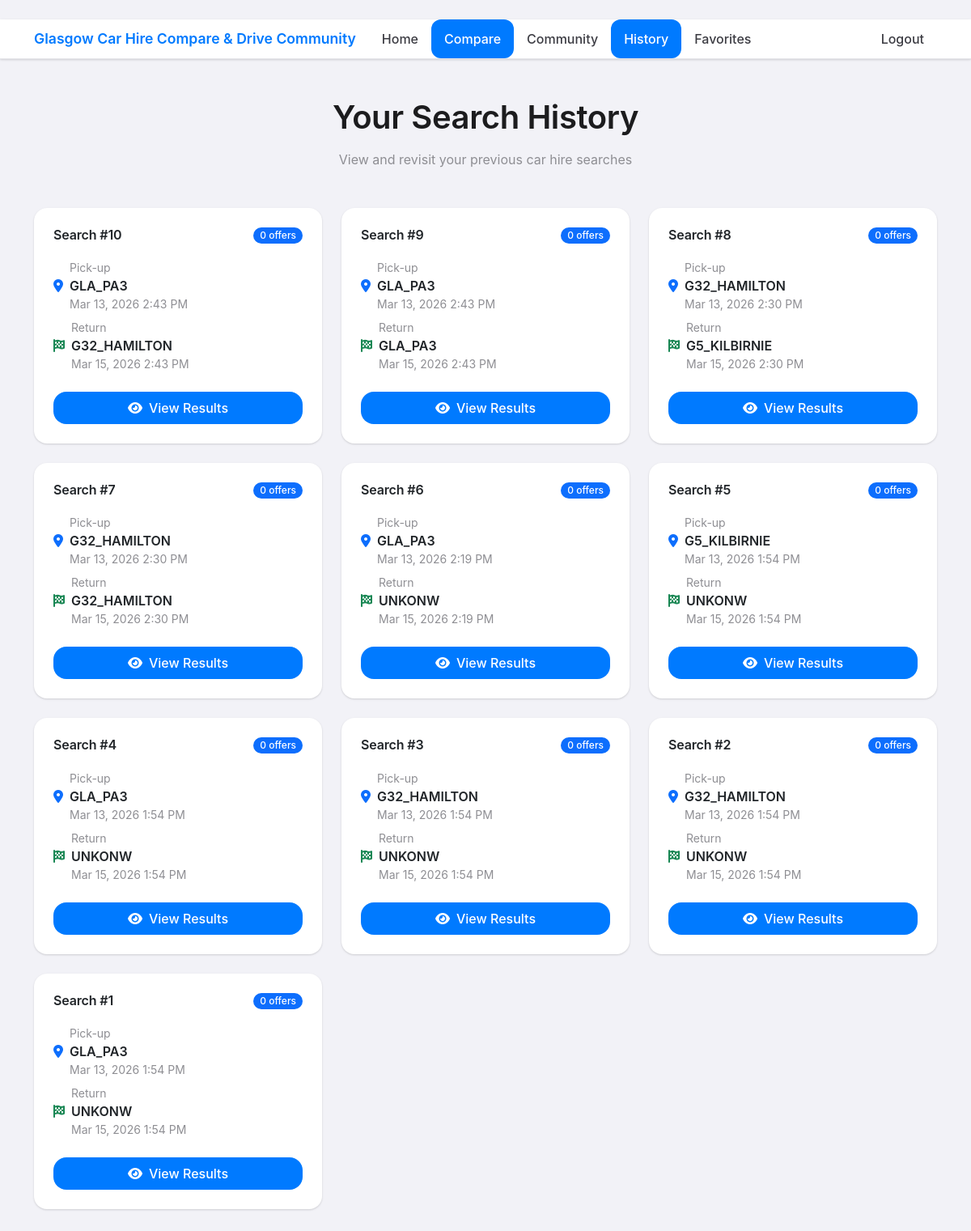
Page /pricing/history/ (signed in) on the earlier database version.
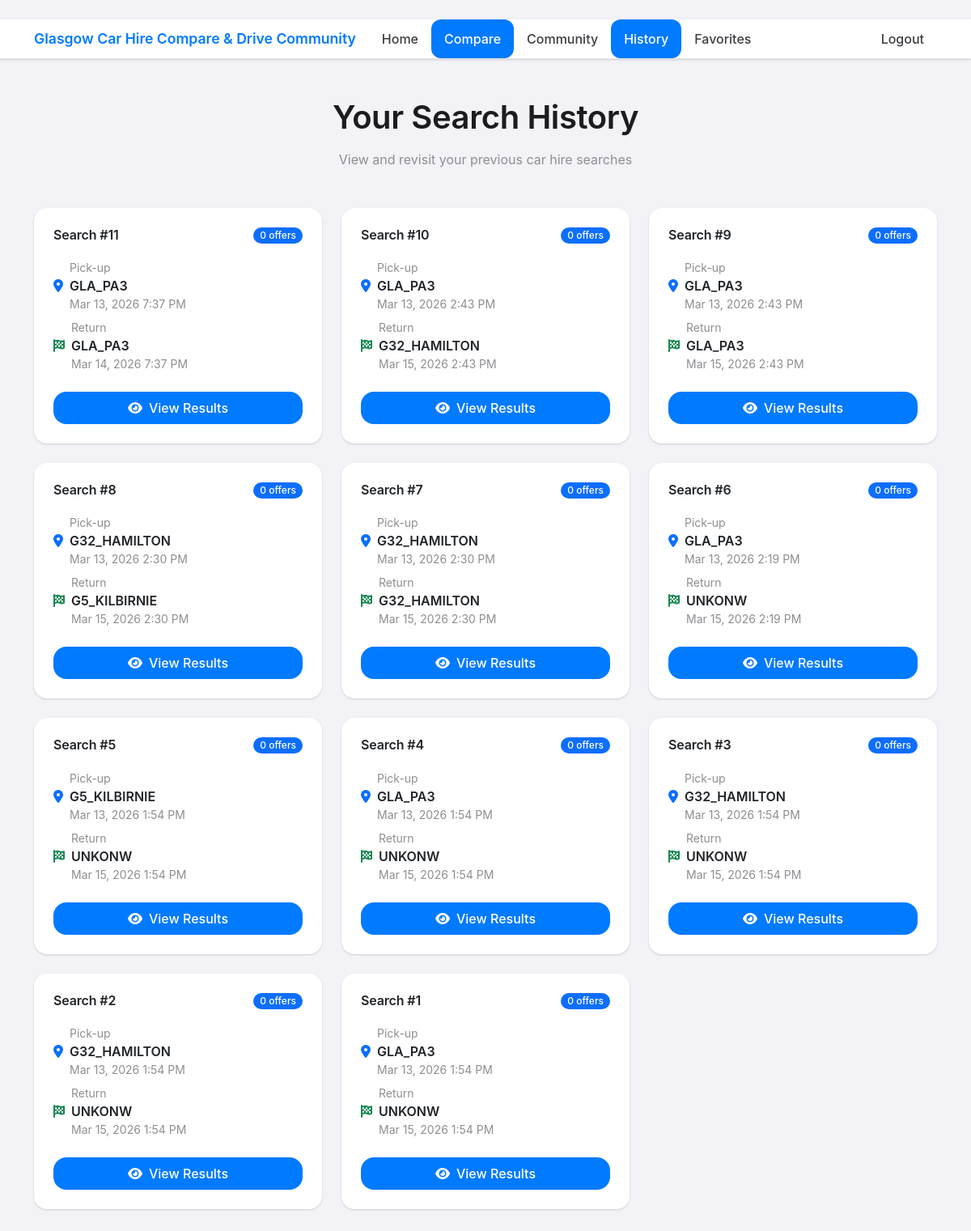
Same page on the later database version.
### pricing/models.py (models this page shows, shortened)
class QuoteSearch(models.Model):
    class Status(models.TextChoices):
        PENDING = "PENDING"
        READY = "READY"
        FAILED = "FAILED"
    user = models.ForeignKey(
        settings.AUTH_USER_MODEL,
        on_delete=models.SET_NULL,
        null=True,
        blank=True,
        related_name="quote_searches",
    )
    market = models.CharField(max_length=10, default="UK")
    locale = models.CharField(max_length=20, default="en-GB")
    currency = models.CharField(max_length=10, default="GBP")
    pickup_entity_id = models.CharField(max_length=32)
    return_entity_id = models.CharField(max_length=32)
    pickup_datetime = models.DateTimeField()
    dropoff_datetime = models.DateTimeField()
    driver_age = models.PositiveSmallIntegerField()
    included_agent_ids = models.JSONField(null=True, blank=True)  # e.g. ["vipd","sixt"]
    session_token = models.CharField(max_length=256, null=True, blank=True)
    status = models.CharField(max_length=16, choices=Status.choices, default=Status.PENDING)
    error_message = models.TextField(null=True, blank=True)
    created_at = models.DateTimeField(auto_now_add=True)
    updated_at = models.DateTimeField(auto_now=True)

### pricing/views.py (the view)
# urls.py: path("history/",views.pricing_history, name = "pricing_history"),
@login_required
def pricing_history(request):
    searches = (
        QuoteSearch.objects
        .filter(user=request.user)
        .order_by("-created_at", "-id")
        .prefetch_related("offers")
    )
    return render(request, "pricing/history.html", {"searches": searches})

### templates/pricing/history.html (shortened to what this page needs)
{% extends "base.html" %}
{% block content %}
<div class="text-center mb-5">
  <h1 class="mb-3">Your Search History</h1>
  <p class="text-muted">View and revisit your previous car hire searches</p>
</div>
<div class="row g-4">
  {% for search in searches %}
  <div class="col-md-6 col-lg-4">
    <div class="card h-100">
      <div class="card-body">
        <div class="d-flex justify-content-between align-items-start mb-3">
          <h6 class="card-title mb-1">Search #{{ search.id }}</h6>
          <span class="badge bg-primary">{{ search.offers.count }} offers</span>
        </div>
        <div class="mb-4">
          <div class="d-flex align-items-center mb-2">
            <i class="fas fa-map-marker-alt text-primary me-2"></i>
            <div>
              <small class="text-muted d-block">Pick-up</small>
              <div class="fw-semibold">{{ search.pickup_entity_id }}</div>
              <small class="text-muted">{{ search.pickup_datetime|date:"M j, Y g:i A" }}</small>
            </div>
          </div>
          <div class="d-flex align-items-center">
            <i class="fas fa-flag-checkered text-success me-2"></i>
            <div>
              <small class="text-muted d-block">Return</small>
              <div class="fw-semibold">{{ search.return_entity_id }}</div>
              <small class="text-muted">{{ search.dropoff_datetime|date:"M j, Y g:i A" }}</small>
            </div>
          </div>
        </div>
        <a href="/pricing/results/{{ search.id }}/" class="btn btn-primary w-100">
          <i class="fas fa-eye me-2"></i>View Results
        </a>
      </div>
    </div>
  </div>
  {% endfor %}
</div>
{% endblock %}

Differences in the rows shown:
added QuoteSearch: id "11", offers.count "0", pickup_entity_id "GLA_PA3", pickup_datetime "Mar 13, 2026 7:37 PM", return_entity_id "GLA_PA3", dropoff_datetime "Mar 14, 2026 7:37 PM"
